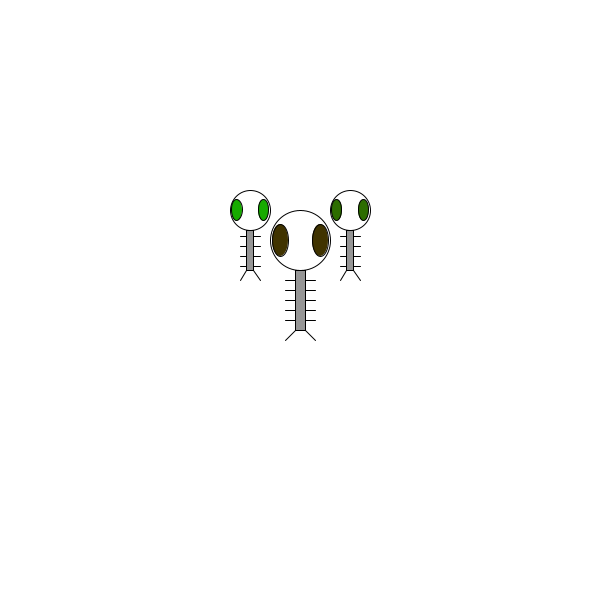
Frame 1 (no input)
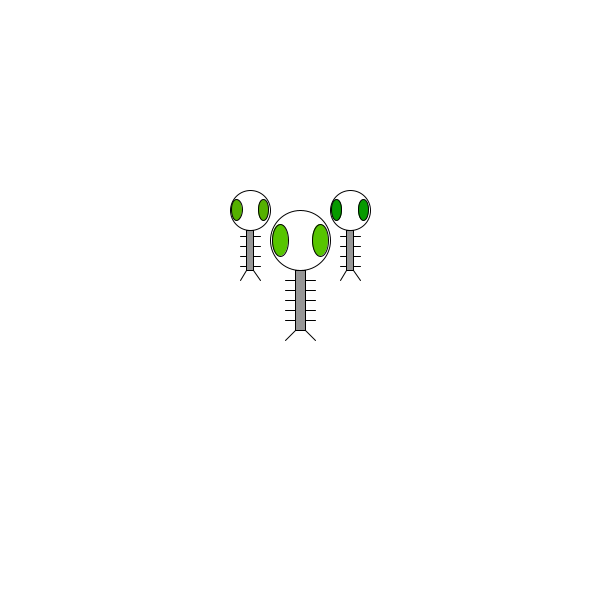
Frame 60 (the mouse pressed at the canvas centre just before this capture)
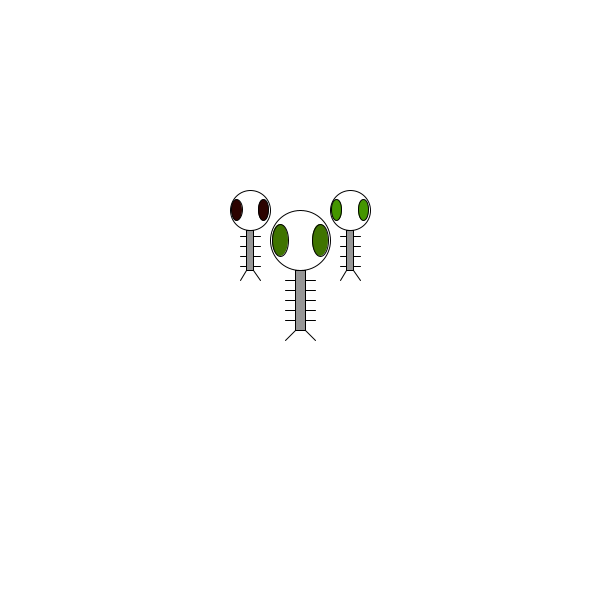
Frame 120 (the mouse held since frame 60 and released just before this capture)

The Processing sketch that drew these frames (run headless with seeded random() and noise(); from frame 60 on, the mouse is pressed at the canvas centre):

// Processing sketch: Exercise_9_5_three_zoogs
// ── Exercise_9_5_three_zoogs.pde
// Making Zoog from scratch
//Global scope


Zoog[] zoogs = new Zoog[3];

void setup() {
  size(600, 600);
  smooth();

  zoogs[0] = new Zoog(width/2, height/2, 60, 60);
  zoogs[1] = new Zoog(width/2-50, height/2-50, 40, 40);
  zoogs[2] = new Zoog(width/2+50, height/2-50, 40, 40);

  /*zoog1 = new Zoog(width/2, height/2, 60, 60, 16);
   zoog2 = new Zoog(width/2-50, height/2-50, 40, 40, 10);*/
}

void draw() {
  background(255);
  float factor = constrain(mouseX/10, 0, 5);
  //zoog1.jiggle(factor);
  for(int i = 0; i < 3; i++) {
  zoogs[i].display(color(random(100), random(200), random(30-50))); }
  //zoog1.up();
  //zoog1.shaking();
  //zoog1.sideWays();
  //zoog1.jiggle(5);
  //zoog2.jiggle(factor);
  //zoogs.display(color(random(200), random(50), random(70)));
}

class Zoog {
  float zoogX, zoogY, zoogW, zoogH, eyeSize;
  float eyeR, eyeG, eyeB;
  float xSpeed;

  //Zoog constructor
  Zoog(float newZoogX, float newZoogY, float newZoogW, float newZoogH) {
    zoogX = newZoogX;
    zoogY = newZoogY;
    zoogW = newZoogW;
    zoogH = newZoogH;
    eyeSize = 4./15*zoogW;
  }
  //Display Zoog
  void display(color eyeColor) {
    //Set ellipses and rects to CENTER mode
    rectMode(CENTER);
    ellipseMode(CENTER);

    //Draw Zoogs arms with a for loop
    for (float i = zoogY - zoogH/3; i < zoogY + zoogH/2; i +=10) {
      stroke(0);
      line(zoogX-zoogW/4, i, zoogX+zoogW/4, i);
    }
    //Zoogs krop
    stroke(0);
    fill(150);
    rect(zoogX, zoogY, zoogW/6, zoogH);

    //Zoogs hovede
    fill(255);
    ellipse(zoogX, zoogY-zoogH, zoogW, zoogH);

    //Zoogs øjne
    /*eyeR = random(255);
     eyeG = random(255);
     eyeB = random(255);*/
    fill(eyeColor);
    ellipse(zoogX-zoogW/3, zoogY-zoogH, eyeSize, eyeSize*2);
    ellipse(zoogX+zoogW/3, zoogY-zoogH, eyeSize, eyeSize*2);

    //Zoogs ben
    line(zoogX-zoogH/12, zoogY+zoogH/2, zoogX-zoogW/4, zoogY+zoogH/2+10);
    line(zoogX+zoogH/12, zoogY+zoogH/2, zoogX+zoogW/4, zoogY+zoogH/2+10);
  }

  //Zoog moves up
  void up() {
    zoogY = zoogY - 1;
  }

  //Zoog moves sideways randomly aka. shakes
  void shaking() {
    zoogX = random(175, 225);
  }

  void sideWays() {
    xSpeed = 3;
    zoogX = zoogX + xSpeed;
    if ((zoogX > width) || (zoogX < 0)) {
      xSpeed = xSpeed * -1;
    }
  }

  void jiggle(float speed) {
    //Change the x and y location of Zoog randomly
    zoogX = zoogX + random(-1, 1) * speed;
    zoogY = zoogY + random(-1, 1) * speed;

    //Constrain Zoog to window
    zoogX = constrain(zoogX, 0, width);
    zoogY = constrain(zoogY, 0, height);
  }
}
